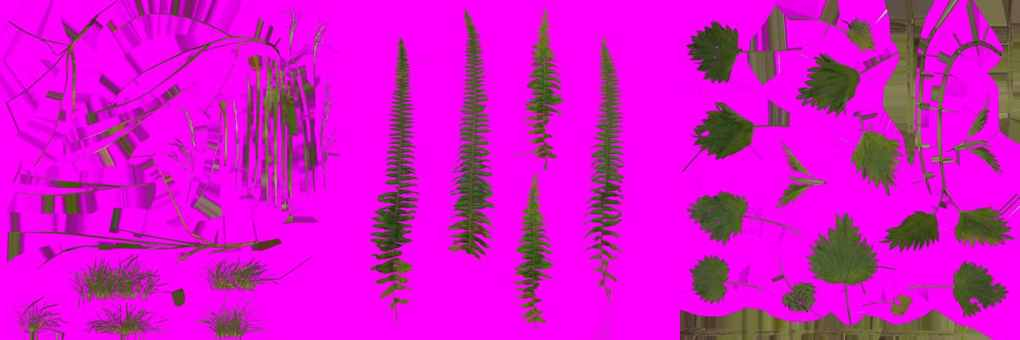
#> input picture shots/alley_moss/_atlas_v.jpg, 1020 x 340 px
$ python _crop.py _atlas_v.jpg _atlas_weed_plant_02.jpg
#> lines starting #> are read from the running program, lines starting #| are printed output that depends on the picture
# 把截图切成 2x2 四块分别压缩（全分辨率细节对照用）
import sys
from PIL import Image
src, pre = sys.argv[1], sys.argv[2]
im = Image.open(src).convert('RGB'); W, H = im.size
#> further down, im is the input picture: PIL image 1020x340 RGB; mean R, G, B 211.8, 21.1, 202.2
#> after `W, H = im.size`: W = 1020; H = 340
for i, (x, y) in enumerate([(0, 0), (W // 2, 0), (0, H // 2), (W // 2, H // 2)]):
    im.crop((x, y, x + W // 2, y + H // 2)).save(f'{pre}_q{i}.png')
#> this loop made 4 passes
#> pass 1, `im.crop((x, y, x + W // 2, y + H // 2)).save(f'{pre}_q{i}.png')`:
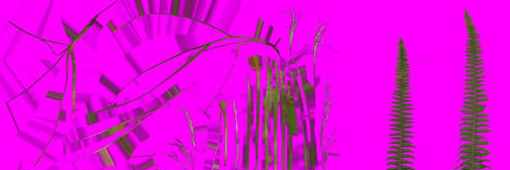
#> saved as _atlas_weed_plant_02.jpg_q0.png: PIL image 510x170 RGB; mean R, G, B 223.3, 13.4, 216.9
#> pass 2, `im.crop((x, y, x + W // 2, y + H // 2)).save(f'{pre}_q{i}.png')`:
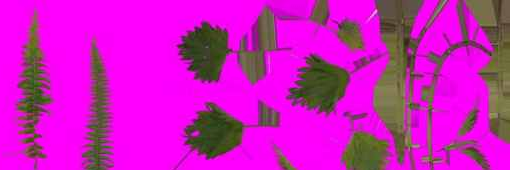
#> saved as _atlas_weed_plant_02.jpg_q1.png: PIL image 510x170 RGB; mean R, G, B 200.4, 29.2, 187.7
